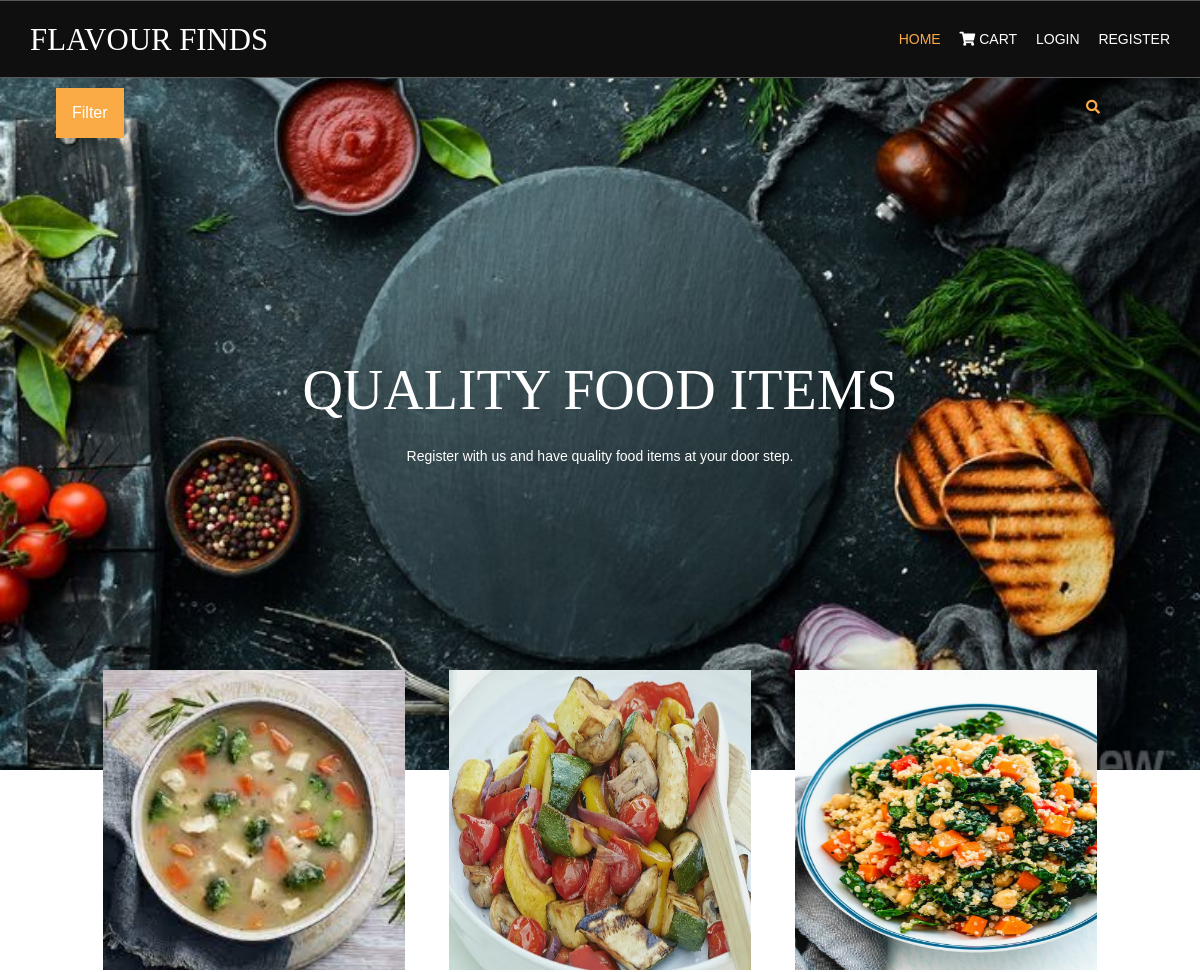
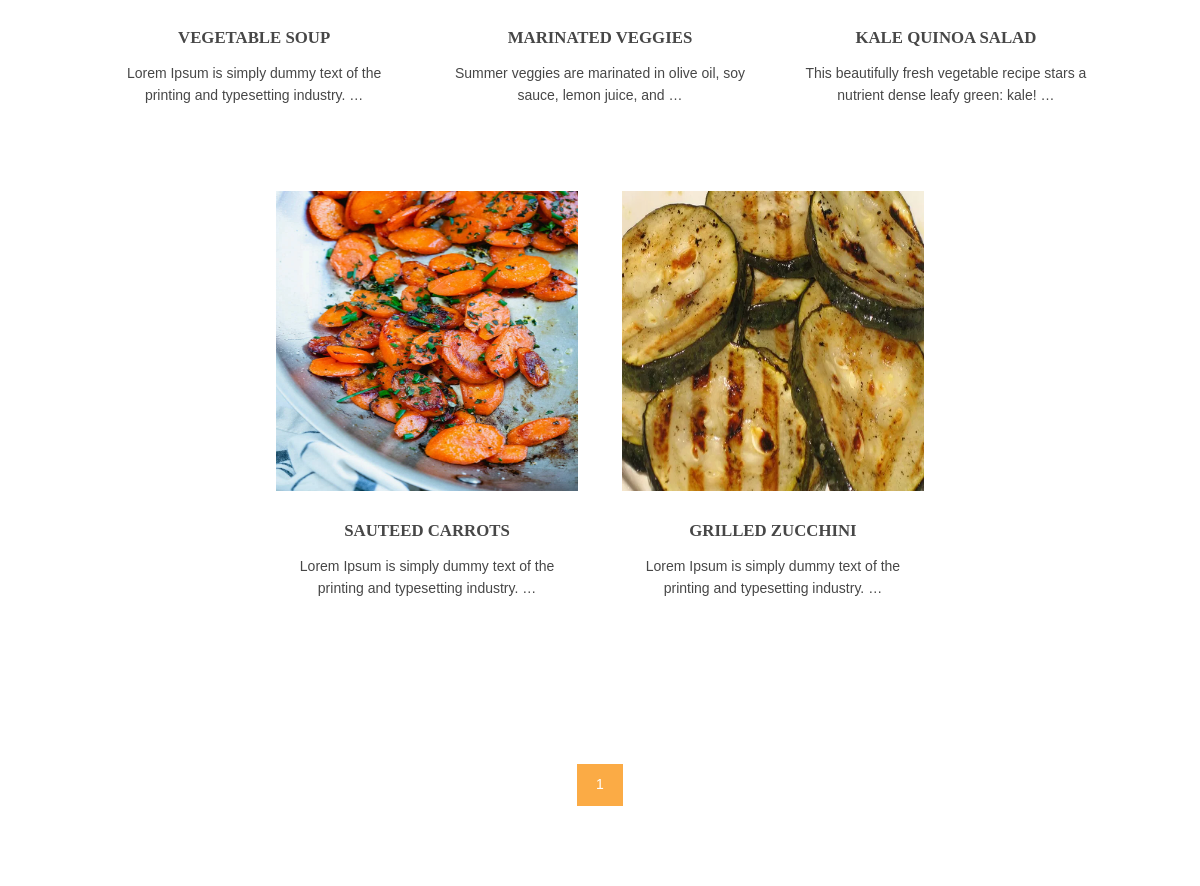
/shop/vegetable-recepies/, run on the app's committed database (2 pictures, top to bottom).
### shop/models.py (models this page shows, shortened)
class products(models.Model):
    objects = None
    name = models.CharField(max_length=123, unique=True)
    slug = models.CharField(max_length=123, unique=True)
    img = models.ImageField(upload_to='product')
    desc = models.TextField()
    stock = models.IntegerField()
    available = models.BooleanField()
    price = models.IntegerField()
    category = models.ForeignKey(catego, on_delete=models.CASCADE)
    def get_url(self):
        return reverse('details', args=[self.category.slug, self.slug])

### shop/views.py (the view)
# urls.py: 2. Add a URL to urlpatterns:  path('', views.home, name='home')
def home(request, c_slug=None):
    c_page = None
    prodt = None
    if c_slug != None:
        c_page = get_object_or_404(catego, slug=c_slug)
        prodt = products.objects.filter(category=c_page, available=True)
    else:
        prodt = products.objects.all().filter(available=True)
    cat = catego.objects.all()
    paginator = Paginator(prodt, 6)
    try:
        page = int(request.GET.get('page', '1'))
    except:
        page = 1
    try:
        pro = paginator.page(page)
    except(EmptyPage, InvalidPage):
        pro = paginator.page(paginator.num_pages)
    return render(request, 'index.html', {'pr': prodt, 'ct': cat, 'pg': pro})

### shop/models.py (called while the page is built)
    def get_url(self):
        return reverse('prod_cat', args=[self.slug])

### templates/index.html (shortened to what this page needs)
{% extends 'base.html' %}
{% load static %}
{% block content %}
<head>
</head>
<body>
<div class="bcd" style="background-image:url({% static 'hom/images/demo/backgrounds/bg0.jpg' %});">
    <div id="topbar" class="fl_right">
      <ul class="nospace fa-lg">
          <li id="searchform">
          </li>
        </ul>
      </div>
    <div class="dropdown">
            <button class="dropbtn">Filter</button>
    </div>
    <div id="pageintro" class="hoc clear">
    <article>
      <h3 class="heading">Quality food items</h3>
      <p>Register with us and have quality food items at your door step.</p>
    </article>
  </div>
</div>
<div class="wrapper row3">
  <main class="hoc container clear">
    <section id="introblocks">
      <ul class="nospace group btmspace-80">
        {% for i in pg.object_list %}
        <li class="one_third">
          <figure><a class="imgover" href="{{i.get_url}}"><img src="{{i.img.url}}" alt="" style="width:320px;height:300px;"></a>
            <figcaption>
              <h6 class="heading">{{i.name}}</h6>
              <p>{{i.desc | truncatewords:12}}</p>
            </figcaption>
          </figure>
        </li>
        {% endfor %}
       </ul>
    </section>
    <div class="centered">
   {% for p in pg.paginator.page_range %}
    <a href="?page={{p}}" class="btn btn-light btn-sm {% if pg.number == p %} active {% endif %}">{{p}}</a>
    {% endfor %}
   </div>
  </main>
</div>
</body>
{% endblock %}

### templates/base.html (shortened to what this page needs)
<!DOCTYPE html>
{% load static %}
<html lang="" xmlns="http://www.w3.org/1999/html">
<head>
<link href="{% static 'hom/layout/styles/layout.css' %}" rel="stylesheet" type="text/css" media="all">
</head>
<body id="top">
  <div class="wrapper row1">
    <header id="header" class="hoc clear">
      <div id="logo" class="fl_left">
        <h1><a href="{% url 'home' %}">Flavour Finds</a></h1>
      </div>
      <nav id="mainav" class="fl_right">
        <ul class="clear">
          <li class="active"><a href="{% url 'home' %}">Home</a></li>
          <li><a class="active" href="{% url 'cartdetails' %}"><i class="fa fa-shopping-cart"></i> Cart {{cn}}</a></li>
          <li><a class="active" href="{% url 'login' %}">Login</a></li>
          <li><a class="active" href="{% url 'register' %}">Register</a></li>
        </ul>
       </nav>
    </header>
  </div>
{% block content %}
{% endblock %}
</body>
</html>

### static/hom/layout/styles/layout.css (style rules this page uses)
.row1 { border:solid; border-width:1px 0; }
#topbar { padding:20px 0; font-size:.8rem; text-transform:uppercase; }
#topbar ul li { display:inline-block; margin-right:15px; }
#topbar ul li:last-child { margin-right:0; padding-right:0; border-right:none; }
#topbar #searchform { position:relative; line-height:1; z-index:9999; }
#topbar #searchform::after { display:block; height:18px; line-height:18px; padding:0; font-family:"Font Awesome\ 5 Free"; font-weight:900; font-size:1rem; content:"\f002"; }
#topbar #searchform ::placeholder { text-transform:capitalize; }
#header #logo { margin:22px 0 0 0; }
#header #logo h1 { margin:0; padding:0; font-size:2.2rem; text-transform:uppercase; }
#pageintro { padding:200px 0 300px; }
#pageintro article, #pageintro article p { display:block; max-width:75%; margin:0 auto; text-align:center; }
#pageintro article p { max-width:65%; line-height:2rem; }
#pageintro .heading { margin-bottom:20px; font-size:4rem; }
.container { padding:80px 0; }
#introblocks { display:block; position:relative; margin:-180px 0 0 0; z-index:1; text-align:center; }
#introblocks figure figcaption { display:block; padding:30px 0 0 0; text-align:center; }
#introblocks figure figcaption .heading { font-size:1.2rem; font-weight:700; margin-bottom:0; }
*, *::before, *::after { transition:all .3s ease-in-out; }
nav ul, nav ol { margin:0; padding:0; list-style:none; }
#mainav, #breadcrumb, .sidebar nav { line-height:normal; }
#mainav ul { text-transform:uppercase; }
#mainav li { display:inline-block; position:relative; margin:0 15px 0 0; padding:0; }
#mainav li:last-child { margin-right:0; }
#mainav li a { display:block; padding:30px 0; }
body { color:#A5A6AA; background-color:#1C1D21; }
a { color:#FBAB45; }
.btn, .btn.inverse:hover { color:#FFFFFF; background-color:#FBAB45; border-color:#FBAB45; }
.imgover, .imgover:hover::after { color:#FFFFFF; }
.row1 { border-color:rgba(255,255,255,.3); }
.row3 { color:#474747; background-color:#FFFFFF; }
#topbar #searchform { color:#FBAB45; }
#header #logo h1 a { color:inherit; }
#pageintro { color:#FFFFFF; }
#mainav li a { color:inherit; }
#mainav .active a, #mainav a:hover, #mainav li:hover > a { color:#FBAB45; background-color:inherit; }
@media screen and (min-width:1140px) { .hoc { max-width:1140px; } }

### static/hom/layout/styles/framework.css (style rules this page uses)
html { overflow-y:scroll; overflow-x:hidden; }
html, body { margin:0; padding:0; font-size:14px; line-height:1.6em; }
*, *::before, *::after { box-sizing:border-box; }
.nospace { margin:0; padding:0; list-style:none; }
.btn { display:inline-block; padding:8px 18px 10px; text-transform:uppercase; border:1px solid; }
.clear, .group { display:block; }
.clear::before, .clear::after, .group::before, .group::after { display:table; content:""; }
.clear, .clear::after, .group, .group::after { clear:both; }
a { outline:none; text-decoration:none; }
.fl_left, .imgl { float:left; }
.fl_right, .imgr { float:right; }
img { width:auto; max-width:100%; height:auto; margin:0; padding:0; border:none; line-height:normal; vertical-align:middle; }
.imgover { display:inline-block; position:relative; max-width:100%; }
.imgover::before, .imgover::after { display:block; position:absolute; content:""; text-align:center; opacity:0; }
.imgover::before { top:0; right:0; bottom:0; left:0; }
.imgover::after { top:50%; left:50%; width:50px; height:50px; line-height:50px; margin:-25px 0 0 -25px; font-family:"Font Awesome\ 5 Free"; font-weight:900; content:"\f067"; font-size:28px; }
body, input, textarea, select { font-family:Verdana, Geneva, sans-serif; }
h1, h2, h3, h4, h5, h6, .heading { font-family:Georgia, "Times New Roman", Times, serif; }
label, input, textarea, select, button { display:block; resize:none; outline:none; color:inherit; font-size:inherit; font-family:inherit; vertical-align:middle; }
::placeholder { opacity:1; }
h1, h2, h3, h4, h5, h6, .heading { margin:0 0 20px 0; font-size:1.4rem; line-height:normal; font-weight:normal; text-transform:uppercase; }
.wrapper { display:block; position:relative; width:100%; margin:0; padding:0; text-align:left; word-wrap:break-word; }
.hoc { display:block; margin:0 auto; }
address, article, aside, figcaption, figure, footer, header, main, nav, section { display:block; margin:0; padding:0; }
.one_half, .one_third, .two_third, .one_quarter, .two_quarter, .three_quarter { display:inline-block; float:left; margin:0 0 0 4.21052%; list-style:none; }
.one_third { width:30.52631%; }
.btmspace-80 { margin-bottom:80px; }

### data on the page
products: img (picture), name "VEGETABLE SOUP", desc "Lorem Ipsum is simply dummy text of the printing and typesetting industry. …"
products: img (picture), name "MARINATED VEGGIES", desc "Summer veggies are marinated in olive oil, soy sauce, lemon juice, and …"
products: img (picture), name "KALE QUINOA SALAD", desc "This beautifully fresh vegetable recipe stars a nutrient dense leafy green: kale! …"
products: img (picture), name "SAUTEED CARROTS", desc "Lorem Ipsum is simply dummy text of the printing and typesetting industry. …"
products: img (picture), name "GRILLED ZUCCHINI", desc "Lorem Ipsum is simply dummy text of the printing and typesetting industry. …"

### other printed values
{{ p }} "1"
